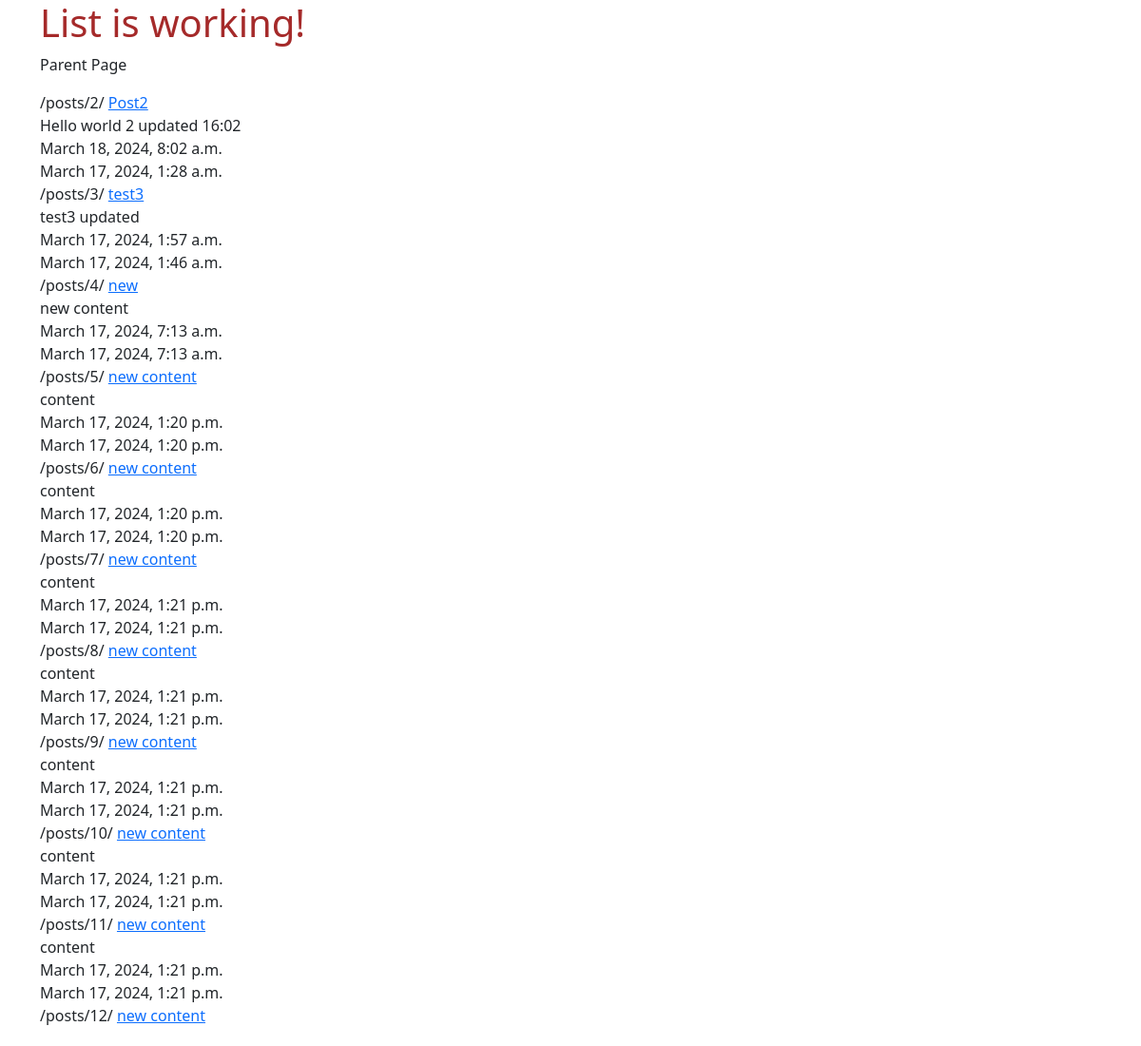
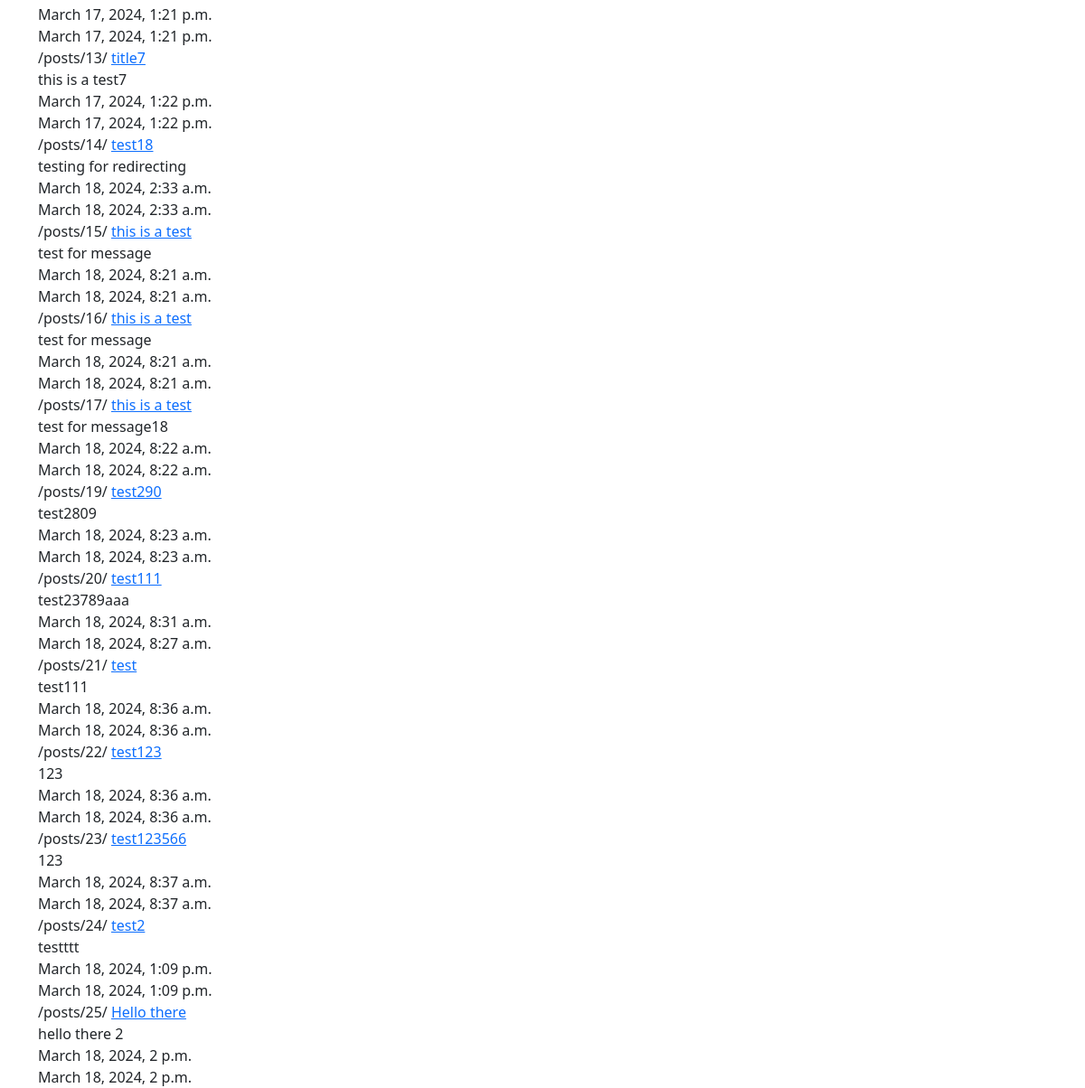
/posts/, run on the app's committed database (2 pictures, top to bottom).
### posts/models.py (models this page shows, shortened)
class Post(models.Model):
    title = models.CharField(max_length=250)
    content = models.TextField(null=True, blank=True)
    updated = models.DateTimeField(auto_now=True, auto_now_add=False)
    timestamp = models.DateTimeField(auto_now=False, auto_now_add=True)
    def get_absolute_url(self):
        return reverse("detail", kwargs={"id": self.id})

### posts/views.py (the view)
# urls.py: path('', post_list, name='list'),
def post_list(request):
    queryset = Post.objects.all()
    context = {
        "object_list": queryset,
        "title": "List",
    }
    return render(request, "post_list.html", context)

### templates/post_list.html
{% extends "base.html" %}
{% block content %}
<h1>{{ title }} is working!</h1>
<p>Parent Page</p>
{% for obj in object_list %}
{% url "detail" id=obj.id %}
<a href="{{ obj.get_absolute_url }}">{{ obj.title }}</a><br/>
{{ obj.content }}<br/>
{{ obj.updated }}<br/>
{{ obj.timestamp }}<br/>
{% endfor %}
{% endblock content %}

### templates/base.html (shortened to what this page needs)
<!DOCTYPE html>
{% load static %}
<html lang="en">
<head>
    <link href="https://cdn.jsdelivr.net/npm/bootstrap@5.3.3/dist/css/bootstrap.min.css" rel="stylesheet">
    <link rel="stylesheet" href="{% static "css/base.css" %}">
</head>
<body>
<div class="container">
{% block content %}
{% endblock content %}
</div>
</body>
</html>

### static/css/base.css (style rules this page uses)
h1 { color:brown }

### data on the page
Post: id "/posts/2/", title "Post2", content "Hello world 2 updated 16:02", updated "March 18, 2024, 8:02 a.m.", timestamp "March 17, 2024, 1:28 a.m."
Post: id "/posts/3/", title "test3", content "test3 updated", updated "March 17, 2024, 1:57 a.m.", timestamp "March 17, 2024, 1:46 a.m."
Post: id "/posts/4/", title "new", content "new content", updated "March 17, 2024, 7:13 a.m.", timestamp "March 17, 2024, 7:13 a.m."
Post: id "/posts/5/", title "new content", content "content", updated "March 17, 2024, 1:20 p.m.", timestamp "March 17, 2024, 1:20 p.m."
Post: id "/posts/6/", title "new content", content "content", updated "March 17, 2024, 1:20 p.m.", timestamp "March 17, 2024, 1:20 p.m."
Post: id "/posts/7/", title "new content", content "content", updated "March 17, 2024, 1:21 p.m.", timestamp "March 17, 2024, 1:21 p.m."
Post: id "/posts/8/", title "new content", content "content", updated "March 17, 2024, 1:21 p.m.", timestamp "March 17, 2024, 1:21 p.m."
Post: id "/posts/9/", title "new content", content "content", updated "March 17, 2024, 1:21 p.m.", timestamp "March 17, 2024, 1:21 p.m."
Post: id "/posts/10/", title "new content", content "content", updated "March 17, 2024, 1:21 p.m.", timestamp "March 17, 2024, 1:21 p.m."
Post: id "/posts/11/", title "new content", content "content", updated "March 17, 2024, 1:21 p.m.", timestamp "March 17, 2024, 1:21 p.m."
Post: id "/posts/12/", title "new content", updated "March 17, 2024, 1:21 p.m.", timestamp "March 17, 2024, 1:21 p.m."
Post: id "/posts/13/", title "title7", content "this is a test7", updated "March 17, 2024, 1:22 p.m.", timestamp "March 17, 2024, 1:22 p.m."
Post: id "/posts/14/", title "test18", content "testing for redirecting", updated "March 18, 2024, 2:33 a.m.", timestamp "March 18, 2024, 2:33 a.m."
Post: id "/posts/15/", title "this is a test", content "test for message", updated "March 18, 2024, 8:21 a.m.", timestamp "March 18, 2024, 8:21 a.m."
Post: id "/posts/16/", title "this is a test", content "test for message", updated "March 18, 2024, 8:21 a.m.", timestamp "March 18, 2024, 8:21 a.m."
Post: id "/posts/17/", title "this is a test", content "test for message18", updated "March 18, 2024, 8:22 a.m.", timestamp "March 18, 2024, 8:22 a.m."
Post: id "/posts/19/", title "test290", content "test2809", updated "March 18, 2024, 8:23 a.m.", timestamp "March 18, 2024, 8:23 a.m."
Post: id "/posts/20/", title "test111", content "test23789aaa", updated "March 18, 2024, 8:31 a.m.", timestamp "March 18, 2024, 8:27 a.m."
Post: id "/posts/21/", title "test", content "test111", updated "March 18, 2024, 8:36 a.m.", timestamp "March 18, 2024, 8:36 a.m."
Post: id "/posts/22/", title "test123", content "123", updated "March 18, 2024, 8:36 a.m.", timestamp "March 18, 2024, 8:36 a.m."
Post: id "/posts/23/", title "test123566", content "123", updated "March 18, 2024, 8:37 a.m.", timestamp "March 18, 2024, 8:37 a.m."
Post: id "/posts/24/", title "test2", content "testttt", updated "March 18, 2024, 1:09 p.m.", timestamp "March 18, 2024, 1:09 p.m."
Post: id "/posts/25/", title "Hello there", content "hello there 2", updated "March 18, 2024, 2 p.m.", timestamp "March 18, 2024, 2 p.m."
